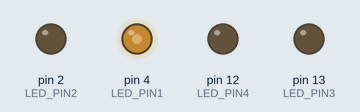
This sketch was run on a simulated Arduino Uno, built with avr-gcc and run on an emulated ATmega328P. On the bench: output pins drawn as LEDs (lit = HIGH).

Above: at 0.1 s.
Timing chart, 0 to 1.6 s (numbered marks = the images above):
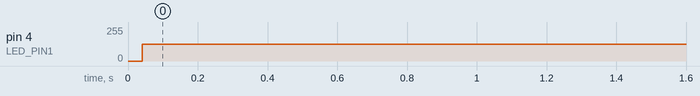

Measured:
- by itself, pin 4 (LED_PIN1): 0/255 → 124/255 at 0.04 s

The sketch:

DirectAccessPractice.ino
```cpp
#define LED_PIN1 4
#define LED_PIN2 2
#define LED_PIN3 13
#define LED_PIN4 12
int i = 0;
int time0 = 0;
int time1 = 0;
void setup() {
  // put your setup code here, to run once:
  pinMode(LED_PIN1, OUTPUT);
  pinMode(LED_PIN2, OUTPUT);
  pinMode(LED_PIN3, OUTPUT);
  pinMode(LED_PIN4, OUTPUT);
  Serial.begin(9600);  //Initialize serial port
}

void loop() {
  // put your main code here, to run repeatedly:

    digitalWrite(4,HIGH);
    //PORTD |= (1<<4);
    delayMicroseconds(50);
    //PORTB |= (1<<5);
    //PORTD |= (1<<2);
    //PORTB |= (1<<4);

    //digitalWrite(13,HIGH);
    //digitalWrite(2,HIGH);
   // digitalWrite(12,HIGH);
    //delay(3000);
    //delay(100);
    //PORTD &= ~(1<<4);
    digitalWrite(4,LOW);
    delayMicroseconds(50);

    //PORTB &= ~(1<<5);
    //PORTD &= ~(1<<2);
    //PORTB &= ~(1<<4);
    //digitalWrite(13,LOW);
    //digitalWrite(12,LOW);
    /*digitalWrite(4,LOW);
    digitalWrite(8,LOW);
    digitalWrite(12,LOW);
    digitalWrite(2,LOW);*/
    //delay(100);
    //time1 = millis();

    //Serial.println(time1-time0);


}
```
